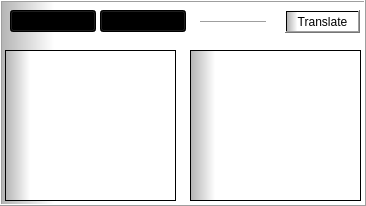
   <widget class="QFrame" name="frame_8">
    <property name="geometry">
     <rect>
      <x>820</x>
      <y>20</y>
      <width>366</width>
      <height>206</height>
     </rect>
    </property>
    <property name="styleSheet">
     <string notr="true">background-color: qlineargradient(spread:pad, x1:0, y1:0, x2:1, y2:0, stop:0 rgba(178, 178, 178, 255), stop:0.147727 rgba(255, 255, 255, 255));</string>
    </property>
    <property name="frameShape">
     <enum>QFrame::Box</enum>
    </property>
    <property name="frameShadow">
     <enum>QFrame::Raised</enum>
    </property>
    <widget class="QComboBox" name="comboBox">
     <property name="geometry">
      <rect>
       <x>10</x>
       <y>10</y>
       <width>86</width>
       <height>22</height>
      </rect>
     </property>
     <item>
      <property name="text">
       <string>English</string>
      </property>
     </item>
     <item>
      <property name="text">
       <string>Spanish</string>
      </property>
     </item>
     <item>
      <property name="text">
       <string>Japanese</string>
      </property>
     </item>
     <item>
      <property name="text">
       <string>Korean</string>
      </property>
     </item>
     <item>
      <property name="text">
       <string>Turkish</string>
      </property>
     </item>
     <item>
      <property name="text">
       <string>French</string>
      </property>
     </item>
     <item>
      <property name="text">
       <string>Italian</string>
      </property>
     </item>
     <item>
      <property name="text">
       <string>Polish</string>
      </property>
     </item>
     <item>
      <property name="text">
       <string>Russian</string>
      </property>
     </item>
    </widget>
    <widget class="QTextBrowser" name="textBrowser_6">
     <property name="geometry">
      <rect>
       <x>190</x>
       <y>50</y>
       <width>171</width>
       <height>151</height>
      </rect>
     </property>
    </widget>
    <widget class="QTextEdit" name="textEdit_2">
     <property name="geometry">
      <rect>
       <x>5</x>
       <y>50</y>
       <width>171</width>
       <height>151</height>
      </rect>
     </property>
    </widget>
    <widget class="QPushButton" name="pushButton_61">
     <property name="geometry">
      <rect>
       <x>285</x>
       <y>10</y>
       <width>75</width>
       <height>23</height>
      </rect>
     </property>
     <property name="text">
      <string>Translate</string>
     </property>
    </widget>
    <widget class="Line" name="line_5">
     <property name="geometry">
      <rect>
       <x>200</x>
       <y>21</y>
       <width>66</width>
       <height>2</height>
      </rect>
     </property>
     <property name="orientation">
      <enum>Qt::Horizontal</enum>
     </property>
    </widget>
    <widget class="QComboBox" name="comboBox_2">
     <property name="geometry">
      <rect>
       <x>100</x>
       <y>10</y>
       <width>86</width>
       <height>22</height>
      </rect>
     </property>
     <item>
      <property name="text">
       <string>Russian</string>
      </property>
     </item>
     <item>
      <property name="text">
       <string>English</string>
      </property>
     </item>
     <item>
      <property name="text">
       <string>Spanish</string>
      </property>
     </item>
     <item>
      <property name="text">
       <string>Japanese</string>
      </property>
     </item>
     <item>
      <property name="text">
       <string>Korean</string>
      </property>
     </item>
     <item>
      <property name="text">
       <string>Turkish</string>
      </property>
     </item>
     <item>
      <property name="text">
       <string>French</string>
      </property>
     </item>
     <item>
      <property name="text">
       <string>Italian</string>
      </property>
     </item>
     <item>
      <property name="text">
       <string>Polish</string>
      </property>
     </item>
    </widget>
   </widget>
